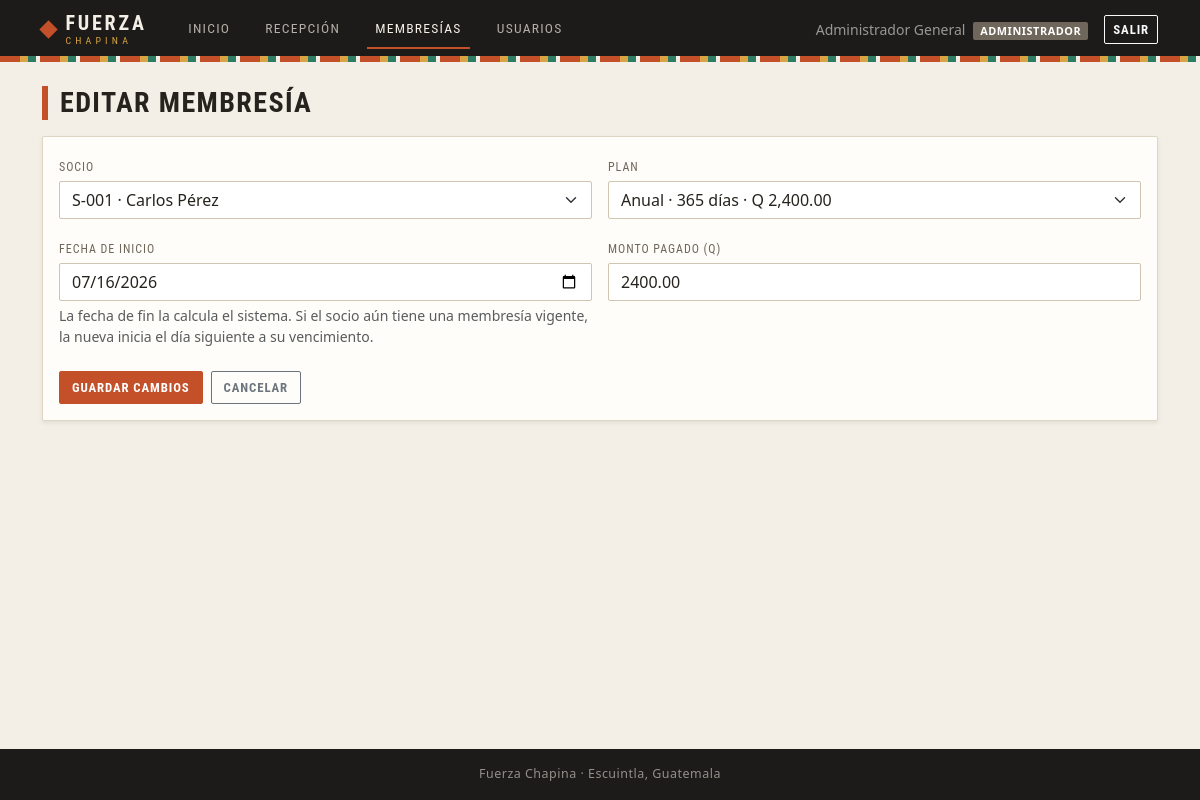
The app's page /index.php?c=membresia&a=editar&id=1 (signed in), older data.
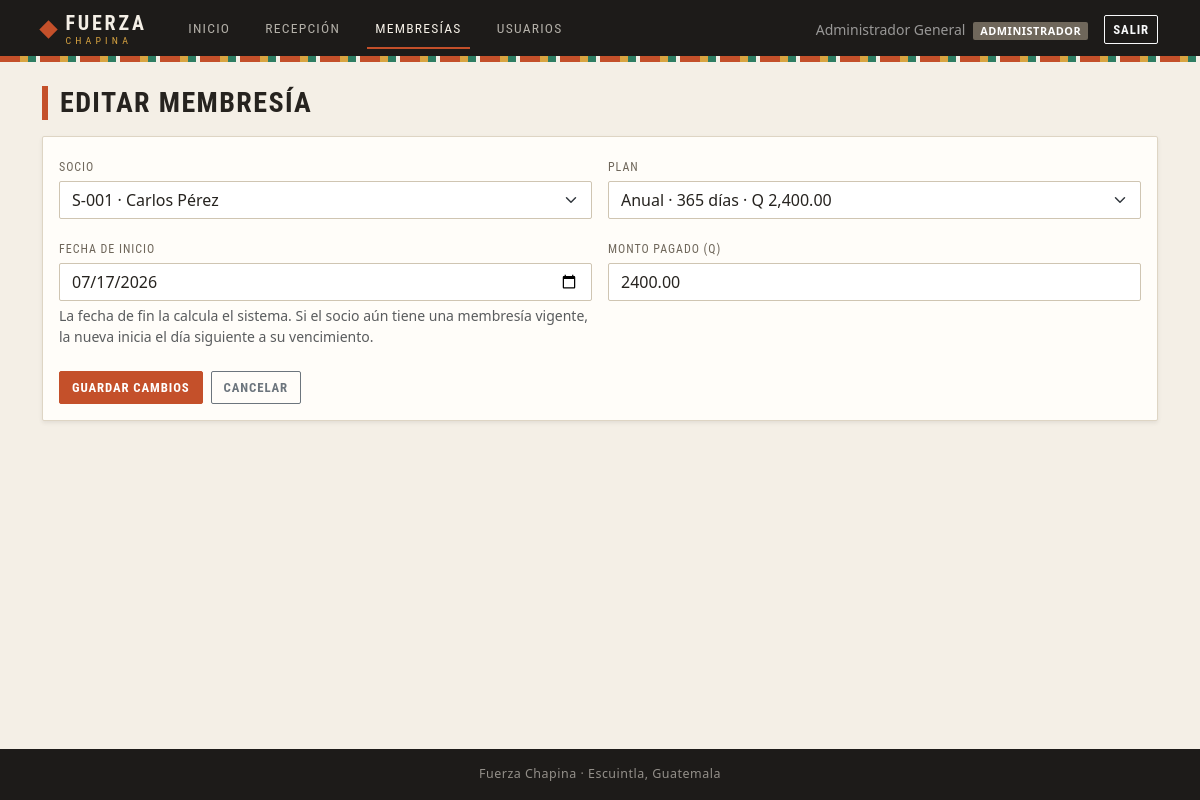
The same page, newer data.
### tables this page shows
CREATE TABLE membresias (
    id           INT UNSIGNED AUTO_INCREMENT PRIMARY KEY,
    socio_id     INT UNSIGNED  NOT NULL,
    plan_id      INT UNSIGNED  NOT NULL,
    usuario_id   INT UNSIGNED  NULL,
    fecha_inicio DATE          NOT NULL,
    fecha_fin    DATE          NOT NULL,
    monto_pagado DECIMAL(10,2) NOT NULL,
    CONSTRAINT ck_membresias_fechas CHECK (fecha_fin >= fecha_inicio),
    CONSTRAINT ck_membresias_monto  CHECK (monto_pagado >= 0),
    CONSTRAINT fk_membresias_socio   FOREIGN KEY (socio_id)
        REFERENCES socios (id)   ON DELETE RESTRICT ON UPDATE CASCADE,
    CONSTRAINT fk_membresias_plan    FOREIGN KEY (plan_id)
        REFERENCES planes (id)   ON DELETE RESTRICT ON UPDATE CASCADE,
    CONSTRAINT fk_membresias_usuario FOREIGN KEY (usuario_id)
        REFERENCES usuarios (id) ON DELETE SET NULL ON UPDATE CASCADE,
    INDEX idx_membresias_socio_fin (socio_id, fecha_fin)
);

CREATE TABLE socios (
    id             INT UNSIGNED AUTO_INCREMENT PRIMARY KEY,
    codigo         VARCHAR(10)  NOT NULL,
    nombre         VARCHAR(100) NOT NULL,
    telefono       VARCHAR(15)  NULL,
    fecha_registro DATE         NOT NULL,
    activo         TINYINT(1)   NOT NULL DEFAULT 1,
    CONSTRAINT uq_socios_codigo UNIQUE (codigo)
);

CREATE TABLE planes (
    id            INT UNSIGNED AUTO_INCREMENT PRIMARY KEY,
    nombre        VARCHAR(50)   NOT NULL,
    duracion_dias SMALLINT UNSIGNED NOT NULL,
    precio        DECIMAL(10,2) NOT NULL,
    activo        TINYINT(1)    NOT NULL DEFAULT 1,
    CONSTRAINT uq_planes_nombre   UNIQUE (nombre),
    CONSTRAINT ck_planes_duracion CHECK (duracion_dias > 0),
    CONSTRAINT ck_planes_precio   CHECK (precio >= 0)
);

### core/helpers.php (called while the page is built, shortened)
<?php
function e(mixed $valor): string
{
    return htmlspecialchars((string) $valor, ENT_QUOTES | ENT_SUBSTITUTE, 'UTF-8');
}
function url(string $controlador = 'home', string $accion = 'index', array $params = []): string
{
    return BASE_URL . '/index.php?' . http_build_query(['c' => $controlador, 'a' => $accion] + $params);
}
function quetzales(mixed $monto): string
{
    return 'Q ' . number_format((float) $monto, 2);
}
function renderizar(string $vista, array $datos = []): void
{
    extract($datos, EXTR_SKIP);
    require BASE_PATH . '/views/layout/header.php';
    require BASE_PATH . "/views/{$vista}.php";
    require BASE_PATH . '/views/layout/footer.php';
}

### core/Controller.php (called while the page is built, shortened)
<?php
abstract class Controller
{
    protected function render(string $vista, array $datos = []): void
    {
        renderizar($vista, $datos);
    }
}

### controllers/MembresiaController.php (called while the page is built, shortened)
<?php
final class MembresiaController extends Controller
{
    public function editar(): void
    {
        $membresia = $this->obtenerMembresia($_GET['id'] ?? null);
        $this->mostrarFormulario($membresia, [
            'socio_id'     => $membresia['socio_id'],
            'plan_id'      => $membresia['plan_id'],
            'fecha_inicio' => $membresia['fecha_inicio'],
            'monto_pagado' => $membresia['monto_pagado'],
        ]);
    }
    private function obtenerMembresia(mixed $id): array
    {
        $id = filter_var($id, FILTER_VALIDATE_INT, ['options' => ['min_range' => 1]]);
        $membresia = $id ? Membresia::buscar($id) : null;
        return $membresia;
    }
    private function mostrarFormulario(?array $membresia, array $valores, array $errores = []): void
    {
        $this->render('membresias/form', [
            'titulo'    => $membresia ? 'Editar membresía' : 'Nueva membresía',
            'membresia' => $membresia,
            'valores'   => $valores,
            'errores'   => $errores,
            'socios'    => Socio::activos(),
            'planes'    => Plan::activos(),
        ]);
    }
}

### index.php (called while the page is built, shortened)
<?php
require BASE_PATH . '/core/helpers.php';
spl_autoload_register(static function (string $clase): void {
    foreach (['core', 'models', 'controllers'] as $carpeta) {
        $archivo = BASE_PATH . "/{$carpeta}/{$clase}.php";
        if (is_file($archivo)) {
            return;
        }
    }
});
try {
    $a = is_string($_GET['a'] ?? null) ? strtolower($_GET['a']) : 'index';
    $controlador = new $clase();
    $controlador->$a();
} catch (Throwable $e) {
    error_log((string) $e);
    if ($e instanceof PDOException) {
        mostrarError(500, 'Base de datos no disponible',
            'No se pudo usar la base de datos. Verifica que MySQL esté iniciado en XAMPP y que database.sql se haya importado completo.');
    }
    mostrarError(500, 'Error del sistema', 'Ocurrió un problema inesperado. Inténtalo de nuevo más tarde.');
}

### models/Socio.php (called while the page is built, shortened)
<?php
final class Socio
{
    public static function activos(): array
    {
        return Database::pdo()
            ->query('SELECT id, codigo, nombre FROM socios WHERE activo = 1 ORDER BY nombre')
            ->fetchAll();
    }
}

### config/database.php (called while the page is built, shortened)
<?php
return [
    'host'    => '127.0.0.1',
    'port'    => 3306,
    'dbname'  => 'fuerza_chapina',
    'user'    => 'fc_app',
    'pass'    => 'FcApp2026!',
    'charset' => 'utf8mb4',
];

### core/Database.php (called while the page is built, shortened)
<?php
final class Database
{
    private static ?PDO $pdo = null;
    public static function pdo(): PDO
    {
        if (self::$pdo === null) {
            $c = require BASE_PATH . '/config/database.php';
            $dsn = sprintf(
                'mysql:host=%s;port=%d;dbname=%s;charset=%s',
                $c['host'], $c['port'], $c['dbname'], $c['charset']
            );
            self::$pdo = new PDO($dsn, $c['user'], $c['pass'], [
                PDO::ATTR_ERRMODE            => PDO::ERRMODE_EXCEPTION,
                PDO::ATTR_DEFAULT_FETCH_MODE => PDO::FETCH_ASSOC,
                PDO::ATTR_EMULATE_PREPARES   => false,
            ]);
            self::$pdo->exec("SET time_zone = '-06:00'");
        }
        return self::$pdo;
    }
}

### models/Membresia.php (called while the page is built, shortened)
<?php
final class Membresia
{
    public static function buscar(int $id): ?array
    {
        $stmt = Database::pdo()->prepare(
            'SELECT id, socio_id, plan_id, fecha_inicio, fecha_fin, monto_pagado
               FROM membresias WHERE id = :id'
        );
        $stmt->execute([':id' => $id]);
        return $stmt->fetch() ?: null;
    }
}

### models/Plan.php (called while the page is built, shortened)
<?php
final class Plan
{
    public static function activos(): array
    {
        return Database::pdo()
            ->query('SELECT id, nombre, duracion_dias, precio FROM planes WHERE activo = 1 ORDER BY duracion_dias')
            ->fetchAll();
    }
}

### views/membresias/form.php (the view, shortened to what the changed rows need)
<?php $editando = $membresia !== null; ?>
<h1 class="h3 mb-3"><?= $editando ? 'Editar membresía' : 'Nueva membresía o renovación' ?></h1>
<form method="post" action="<?= e(url('membresia', $editando ? 'actualizar' : 'guardar')) ?>"
      class="card shadow-sm card-body">
    <div class="row g-3">
        <div class="col-12 col-md-6">
            <label for="socio_id" class="form-label">Socio</label>
            <select class="form-select" id="socio_id" name="socio_id" required>
                <?php foreach ($socios as $s): ?>
                    <option value="<?= e($s['id']) ?>" <?= (string) $valores['socio_id'] === (string) $s['id'] ? 'selected' : '' ?>>
                        <?= e($s['codigo'] . ' · ' . $s['nombre']) ?>
                    </option>
                <?php endforeach; ?>
            </select>
        </div>
        <div class="col-12 col-md-6">
            <label for="plan_id" class="form-label">Plan</label>
            <select class="form-select" id="plan_id" name="plan_id" required>
                <?php foreach ($planes as $p): ?>
                    <option value="<?= e($p['id']) ?>" data-precio="<?= e($p['precio']) ?>"
                        <?= (string) $valores['plan_id'] === (string) $p['id'] ? 'selected' : '' ?>>
                        <?= e($p['nombre'] . ' · ' . $p['duracion_dias'] . ' días · ' . quetzales($p['precio'])) ?>
                    </option>
                <?php endforeach; ?>
            </select>
        </div>
        <div class="col-12 col-md-6">
            <label for="fecha_inicio" class="form-label">Fecha de inicio</label>
            <input type="date" class="form-control" id="fecha_inicio" name="fecha_inicio"
                   value="<?= e($valores['fecha_inicio']) ?>" required>
            <div class="form-text">
                La fecha de fin la calcula el sistema. Si el socio aún tiene una membresía vigente,
                la nueva inicia el día siguiente a su vencimiento.
            </div>
        </div>
        <div class="col-12 col-md-6">
            <label for="monto_pagado" class="form-label">Monto pagado (Q)</label>
            <input type="number" class="form-control" id="monto_pagado" name="monto_pagado"
                   value="<?= e($valores['monto_pagado']) ?>" min="0" max="99999999.99" step="0.01" required>
        </div>
    </div>
</form>

Row changes from the older to the newer data that the page shows:
changed membresias "S-001 · Carlos Pérez": fecha_inicio "07/16/2026" → "07/17/2026"
